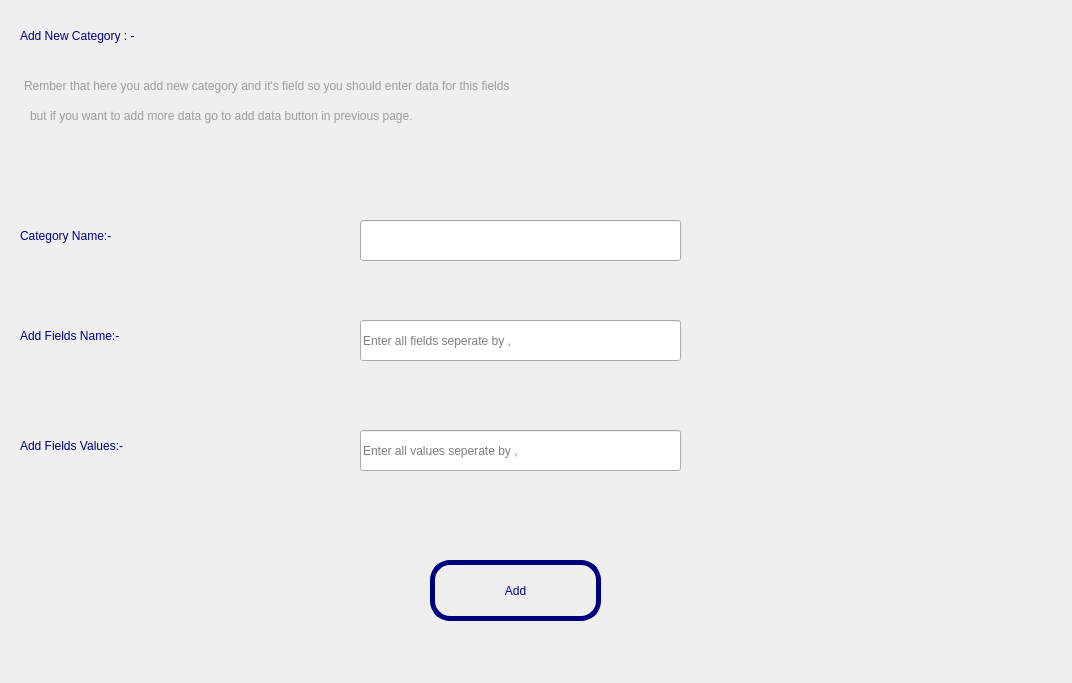
<?xml version="1.0" encoding="UTF-8"?>
<ui version="4.0">
 <class>MainWindow</class>
 <widget class="QMainWindow" name="MainWindow">
  <property name="geometry">
   <rect>
    <x>0</x>
    <y>0</y>
    <width>1072</width>
    <height>683</height>
   </rect>
  </property>
  <property name="windowTitle">
   <string>MainWindow</string>
  </property>
  <property name="styleSheet">
   <string notr="true">background-image: url(:/newPrefix/360_F_167594893_dWtiBCm2kkQGeeIGcJSGKryKItZ8XAI1.jpg);</string>
  </property>
  <widget class="QWidget" name="centralwidget">
   <widget class="QLabel" name="label_2">
    <property name="geometry">
     <rect>
      <x>20</x>
      <y>0</y>
      <width>591</width>
      <height>71</height>
     </rect>
    </property>
    <property name="styleSheet">
     <string notr="true">color: rgb(0, 0, 127);
background-image: url(:/newPrefix/6510583-fotor-bg-remover-20230805182240.png);
font: 75 22pt &quot;MS Shell Dlg 2&quot;;</string>
    </property>
    <property name="text">
     <string>Add New Category : -</string>
    </property>
   </widget>
   <widget class="QLabel" name="label_3">
    <property name="geometry">
     <rect>
      <x>20</x>
      <y>200</y>
      <width>321</width>
      <height>71</height>
     </rect>
    </property>
    <property name="styleSheet">
     <string notr="true">background-image: url(:/newPrefix/C:/Users/support-user/Downloads/6510583-fotor-bg-remover-20230805182240.png);
color: rgb(0, 0, 127);
font: 16pt &quot;MS Shell Dlg 2&quot;;</string>
    </property>
    <property name="text">
     <string>Category Name:-</string>
    </property>
   </widget>
   <widget class="QPushButton" name="pushButton_8">
    <property name="geometry">
     <rect>
      <x>430</x>
      <y>560</y>
      <width>171</width>
      <height>61</height>
     </rect>
    </property>
    <property name="styleSheet">
     <string notr="true">border-radius : 80;
color: rgb(0, 0, 127);
font: 75 14pt &quot;MS Shell Dlg 2&quot;;
border : 5px solid blac;
border-color: rgb(0, 0, 127);
border-radius : 20;</string>
    </property>
    <property name="text">
     <string>Add</string>
    </property>
   </widget>
   <widget class="QLabel" name="label_4">
    <property name="geometry">
     <rect>
      <x>20</x>
      <y>300</y>
      <width>321</width>
      <height>71</height>
     </rect>
    </property>
    <property name="styleSheet">
     <string notr="true">background-image: url(:/newPrefix/C:/Users/support-user/Downloads/6510583-fotor-bg-remover-20230805182240.png);
color: rgb(0, 0, 127);
font: 16pt &quot;MS Shell Dlg 2&quot;;</string>
    </property>
    <property name="text">
     <string>Add Fields Name:-</string>
    </property>
   </widget>
   <widget class="QLineEdit" name="lineEdit">
    <property name="geometry">
     <rect>
      <x>360</x>
      <y>220</y>
      <width>321</width>
      <height>41</height>
     </rect>
    </property>
    <property name="styleSheet">
     <string notr="true">background-image: url(:/newPrefix/6510583-fotor-bg-remover-20230805182240.png);</string>
    </property>
   </widget>
   <widget class="QLineEdit" name="lineEdit_2">
    <property name="geometry">
     <rect>
      <x>360</x>
      <y>320</y>
      <width>321</width>
      <height>41</height>
     </rect>
    </property>
    <property name="styleSheet">
     <string notr="true">background-image: url(:/newPrefix/6510583-fotor-bg-remover-20230805182240.png);</string>
    </property>
    <property name="placeholderText">
     <string>Enter all fields seperate by ,</string>
    </property>
   </widget>
   <widget class="QLineEdit" name="lineEdit_3">
    <property name="geometry">
     <rect>
      <x>360</x>
      <y>430</y>
      <width>321</width>
      <height>41</height>
     </rect>
    </property>
    <property name="autoFillBackground">
     <bool>false</bool>
    </property>
    <property name="styleSheet">
     <string notr="true">background-image: url(:/newPrefix/6510583-fotor-bg-remover-20230805182240.png);</string>
    </property>
    <property name="frame">
     <bool>true</bool>
    </property>
    <property name="placeholderText">
     <string>Enter all values seperate by ,</string>
    </property>
   </widget>
   <widget class="QLabel" name="label_5">
    <property name="geometry">
     <rect>
      <x>20</x>
      <y>410</y>
      <width>321</width>
      <height>71</height>
     </rect>
    </property>
    <property name="styleSheet">
     <string notr="true">background-image: url(:/newPrefix/C:/Users/support-user/Downloads/6510583-fotor-bg-remover-20230805182240.png);
color: rgb(0, 0, 127);
font: 16pt &quot;MS Shell Dlg 2&quot;;</string>
    </property>
    <property name="text">
     <string>Add Fields Values:-</string>
    </property>
   </widget>
   <widget class="QLabel" name="label_6">
    <property name="geometry">
     <rect>
      <x>570</x>
      <y>180</y>
      <width>491</width>
      <height>461</height>
     </rect>
    </property>
    <property name="styleSheet">
     <string notr="true">background-image: url(:/newPrefix/9243391-fotor-bg-remover-20230831161326.png);
background-repeat: no;</string>
    </property>
    <property name="text">
     <string/>
    </property>
   </widget>
   <widget class="QLabel" name="label">
    <property name="geometry">
     <rect>
      <x>50</x>
      <y>640</y>
      <width>971</width>
      <height>61</height>
     </rect>
    </property>
    <property name="styleSheet">
     <string notr="true">background-image: url(:/newPrefix/C:/Users/support-user/Downloads/6510583-fotor-bg-remover-20230805182240.png);
color: rgb(214, 0, 0);
font: 16pt &quot;MS Shell Dlg 2&quot;;</string>
    </property>
    <property name="text">
     <string/>
    </property>
   </widget>
   <widget class="QLabel" name="label_7">
    <property name="geometry">
     <rect>
      <x>24</x>
      <y>70</y>
      <width>1011</width>
      <height>31</height>
     </rect>
    </property>
    <property name="styleSheet">
     <string notr="true">background-image: url(:/newPrefix/6510583-fotor-bg-remover-20230805182240.png);
color: rgb(156, 156, 156);
font: 10pt &quot;MS Shell Dlg 2&quot;;</string>
    </property>
    <property name="text">
     <string>Rember that here you add new category and it's field so you should enter data for this fields </string>
    </property>
   </widget>
   <widget class="QLabel" name="label_8">
    <property name="geometry">
     <rect>
      <x>30</x>
      <y>100</y>
      <width>1011</width>
      <height>31</height>
     </rect>
    </property>
    <property name="styleSheet">
     <string notr="true">background-image: url(:/newPrefix/6510583-fotor-bg-remover-20230805182240.png);
color: rgb(156, 156, 156);
font: 10pt &quot;MS Shell Dlg 2&quot;;</string>
    </property>
    <property name="text">
     <string>but if you want to add more data go to add data button in previous page.</string>
    </property>
   </widget>
  </widget>
 </widget>
 <resources>
  <include location="img.qrc"/>
 </resources>
 <connections/>
</ui>
